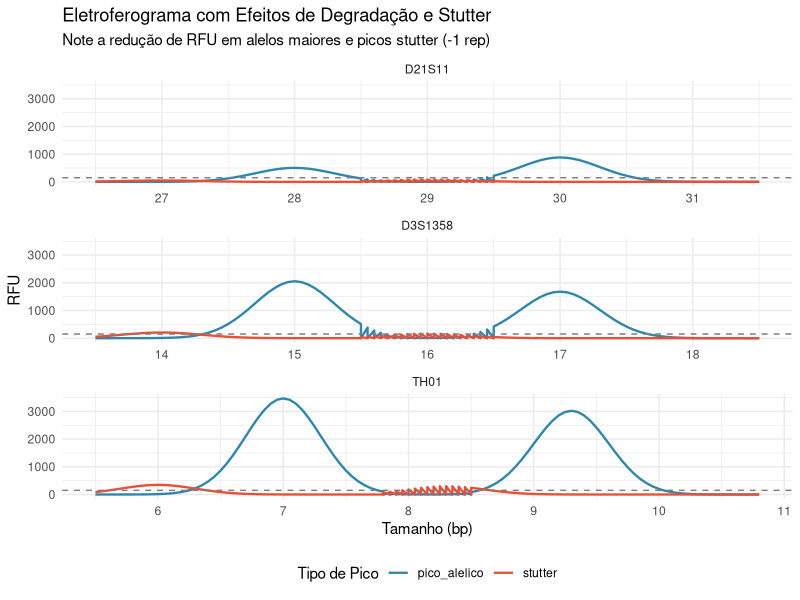

Write the R code that produced this figure.
## ---- chunk 1
knitr::opts_chunk$set(echo = TRUE, warning = FALSE, message = FALSE)
library(tidyverse)
## ---- chunk 2
# Função modificada com degradação e stutter
simular_eletroferograma_avancado <- function(
    marcadores = c("D3S1358", "TH01", "D21S11"),
    alelos_por_marcador = list(
      D3S1358 = c(15, 17), TH01 = c(7, 9.3), D21S11 = c(28, 30)
    ),
    rfu_base = 3000,
    ruido_max = 150,
    taxa_degradacao = 0.02,   # Redução % por bp acima de referência
    tamanho_referencia_bp = 100,
    taxa_stutter = 0.10       # Stutter = 10% do pico principal
) {
  dados <- tibble()

  for (marcador in marcadores) {
    alelos <- alelos_por_marcador[[marcador]]

    for (alelo in alelos) {
      centro <- as.numeric(alelo)
      # Simular tamanho em bp (aproximação: alelo * 4 + offset)
      tamanho_bp_real <- centro * 4 + 50

      # a) Efeito de degradação exponencial
      fator_degradacao <- exp(-taxa_degradacao *
                                max(0, tamanho_bp_real - tamanho_referencia_bp))
      altura_efetiva <- rnorm(1, mean = rfu_base * fator_degradacao,
                              sd = rfu_base * 0.1)

      largura <- 0.3
      x_vals <- seq(centro - 1.5, centro + 1.5, by = 0.05)
      y_vals <- altura_efetiva * exp(-((x_vals - centro)^2) / (2 * largura^2))

      pico <- tibble(
        tamanho_bp = x_vals, rfu = y_vals,
        marcador = marcador, alelo = as.character(alelo),
        tipo = "pico_alelico"
      )
      dados <- bind_rows(dados, pico)

      # b) Adicionar stutter (-1 repetição)
      if (taxa_stutter > 0) {
        centro_stutter <- centro - 1
        altura_stutter <- altura_efetiva * taxa_stutter
        y_stutter <- altura_stutter * exp(-((x_vals - centro_stutter)^2) / (2 * largura^2))

        stutter <- tibble(
          tamanho_bp = x_vals, rfu = y_stutter,
          marcador = marcador, alelo = paste0(as.character(alelo), "-stutter"),
          tipo = "stutter"
        )
        dados <- bind_rows(dados, stutter)
      }
    }
  }

  # Ruído de fundo
  ruido <- tibble(
    tamanho_bp = seq(min(dados$tamanho_bp), max(dados$tamanho_bp), length.out = 300),
    rfu = runif(300, 0, ruido_max),
    marcador = NA_character_, alelo = NA_character_, tipo = "ruido"
  )

  return(bind_rows(dados, ruido))
}

# Gerar eletroferograma com degradação moderada
set.seed(123)
eletro_deg <- simular_eletroferograma_avancado(taxa_degradacao = 0.03)

# c) Plotar com anotações de qualidade
ggplot(eletro_deg |> filter(tipo != "ruido"),
       aes(x = tamanho_bp, y = rfu, color = tipo)) +
  geom_line(linewidth = 0.8) +
  scale_color_manual(values = c("pico_alelico" = "#2E86AB", "stutter" = "#E94F37")) +
  facet_wrap(~marcador, scales = "free_x", ncol = 1) +
  geom_hline(yintercept = 150, linetype = "dashed", color = "gray50") +
  labs(
    title = "Eletroferograma com Efeitos de Degradação e Stutter",
    subtitle = "Note a redução de RFU em alelos maiores e picos stutter (-1 rep)",
    x = "Tamanho (bp)", y = "RFU", color = "Tipo de Pico"
  ) +
  theme_minimal(base_size = 11) +
  theme(legend.position = "bottom")
## ---- chunk 3
sessionInfo()
